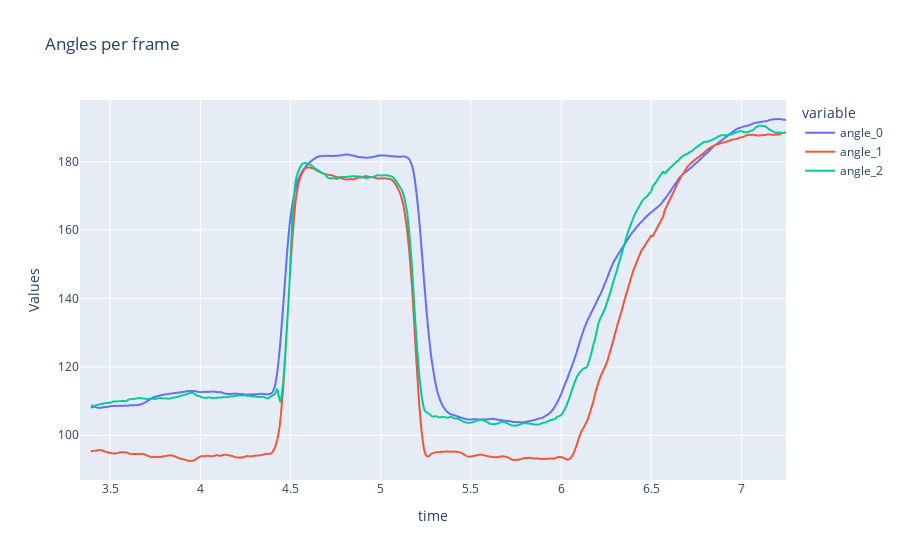

The code cell stored with this chart in its notebook:
### Code cell
import plotly.express as px
from plotly.subplots import make_subplots
# Create a Line Graph using Plotly Express
fig = px.line(df_angle, x='time', y=['angle_0', 'angle_1', 'angle_2'],  labels={'value': 'Values'},title='Angles per frame')
# Show the plot
fig.show()

### Figure 1 — Plotly figure (JSON) as saved in the notebook; plotly's stock layout.template omitted (floating-point values rounded to 4 significant figures; data arrays with more than 128 entries replaced by an {"elided": "..."} marker saying what was removed)
{"data": [{"hovertemplate": "variable=angle_0<br>time=%{x}<br>Values=%{y}<extra></extra>", "legendgroup": "angle_0", "line": {"color": "#636efa", "dash": "solid"}, "marker": {"symbol": "circle"}, "mode": "lines", "name": "angle_0", "showlegend": true, "x": {"elided": "588 float values"}, "xaxis": "x", "y": {"elided": "588 float values"}, "yaxis": "y", "type": "scattergl"}, {"hovertemplate": "variable=angle_1<br>time=%{x}<br>Values=%{y}<extra></extra>", "legendgroup": "angle_1", "line": {"color": "#EF553B", "dash": "solid"}, "marker": {"symbol": "circle"}, "mode": "lines", "name": "angle_1", "showlegend": true, "x": {"elided": "588 float values"}, "xaxis": "x", "y": {"elided": "588 float values"}, "yaxis": "y", "type": "scattergl"}, {"hovertemplate": "variable=angle_2<br>time=%{x}<br>Values=%{y}<extra></extra>", "legendgroup": "angle_2", "line": {"color": "#00cc96", "dash": "solid"}, "marker": {"symbol": "circle"}, "mode": "lines", "name": "angle_2", "showlegend": true, "x": {"elided": "588 float values"}, "xaxis": "x", "y": {"elided": "588 float values"}, "yaxis": "y", "type": "scattergl"}], "layout": {"xaxis": {"anchor": "y", "domain": [0.0, 1.0], "title": {"text": "time"}}, "yaxis": {"anchor": "x", "domain": [0.0, 1.0], "title": {"text": "Values"}}, "legend": {"title": {"text": "variable"}, "tracegroupgap": 0}, "title": {"text": "Angles per frame"}}}
